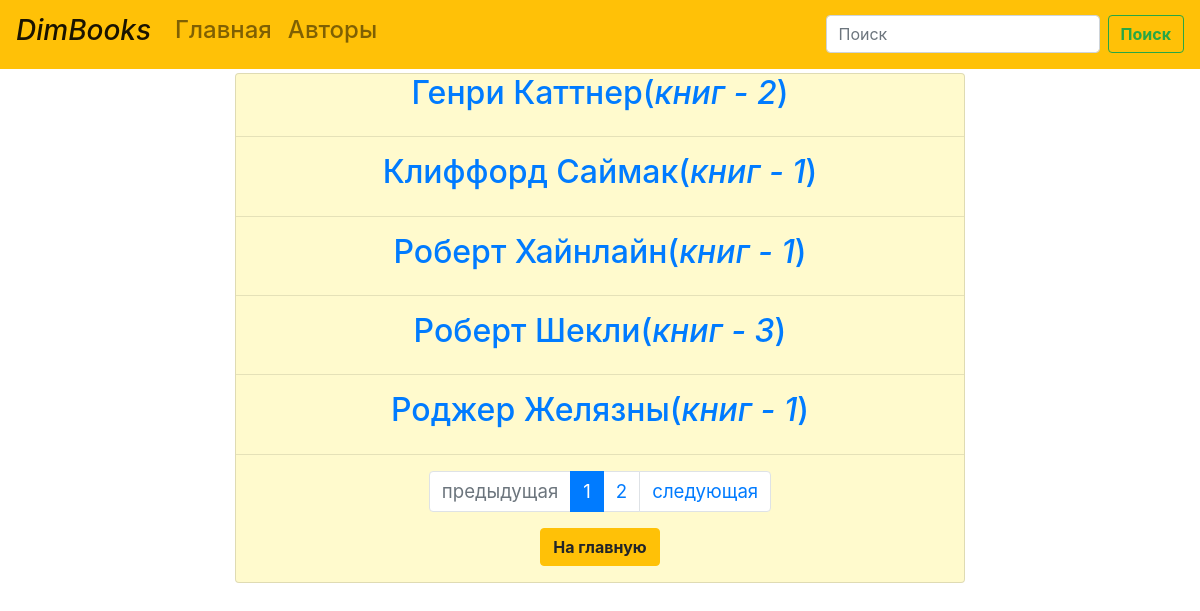
Screenshot of /authors/ with the database file from the repository.
### library/models.py (models this page shows, shortened)
class Author(models.Model):
	name = models.CharField(max_length=50)
	slug = models.SlugField(max_length=50, unique=True)
	image = models.CharField(max_length=5000, blank=True)
	about = models.TextField(blank=True)
	class Meta:
		verbose_name = 'автора'
		verbose_name_plural = 'Авторы'
		ordering = ['name']

class Book(models.Model):
	title = models.CharField(max_length=150)
	slug = models.SlugField(max_length=150, unique=True)
	image = models.CharField(max_length=5000)
	author = models.ForeignKey('Author', on_delete=models.DO_NOTHING, related_name='books', blank=True)
	annotation = models.TextField(blank=True)
	text = models.TextField()
	pub_date = models.DateTimeField(auto_now_add=True)
	objs_on_page = 3
	class Meta:
		verbose_name = 'книгу'
		verbose_name_plural = 'Книги'
		ordering = ['-pub_date']

### library/views.py (the view)
# urls.py: path('authors/', authors_list, name='authors_list_url'),
def authors_list(request):
	authors = Author.objects.all()
	context = pagination(request, authors, 5)
	return render(request, 'library/authors_list.html', context)

### library/utils.py (called while the page is built)
def pagination(request, objs, objs_on_page):
	paginator = Paginator(objs, objs_on_page)
	page_number = request.GET.get('page', 1)
	page = paginator.get_page(page_number)
	is_paginated = page.has_other_pages()
	if page.has_previous():
		prev_url = f'?page={page.previous_page_number()}'
	else:
		prev_url = ''
	if page.has_next():
		next_url = f'?page={page.next_page_number()}'
	else:
		next_url = ''
	return {
		'page': page,
		'is_paginated': is_paginated,
		'prev_url': prev_url,
		'next_url': next_url
	}

### library/templates/library/authors_list.html (shortened to what this page needs)
{% extends 'library/base.html' %}
{% block read %}
	<div class="card mb-3">
		{% for author in page %}
			<h2 align='center'><a href="{% url 'author_page_url' slug=author.slug %}">{{author.name}}(<i>книг - {{author.books.all|length}}</i>)</a></h2>
			<hr>
		{% endfor %}
		{% include 'library/includes/pagination1.html' %}
		<p align='center'>
			<a href="{% url 'books_list_url' %}" class="btn btn-warning">На главную</a>
		</p>
	</div>
{% endblock %}

### library/static/css/styles.css (style rules this page uses)
.card { font-size: 14pt; background-color: #FFFACD; }
.btn { font-weight: bold; }

### library/templates/library/authors_list.html (style rules this page uses)
body { background-image: url(https://lh3.googleusercontent.com/j4rLfu8uDmbEHr6WzydyNELISJ_RtsI3ys3R1ulAeO_vRTQNRtSOgVPpLULkwJlZVE67lzrhRgfXhUZiEL-vbjvjqJN7VISAqxv6qHj50jskLgpRaYsxv9QxnzYVhxsX1UAJs5KLhNBkPcfNI8VenmnwDDV6WTVQIBABKH_o73euvaH9084wJ2WmumYkWIahW_rKUG3UL0Yiq-yalOz9LhCUwLvqZrmfyOxIXU0xcdgCXc5RpqCpsYSiVc8ObDU9JpaOOk_pCg0c_wYvVxsMedDXMGzH6PYTHgjJVTpx-ZffoTDPGsuO1YSpkN4XnoqIOaUJiecqNfoyJu4n2qXVVcLlKcHZv7lbSxgsyt6OMO-wdumZ-gXYiCMET2Q0OM3B0Mdb__W5uFPTzmKTZAv9EbW0BRed6wCBESVfgQGLLgu9VyvsHpmQlwJF3KvwqwRbTCCVay-hKnJQhPTbw5j7ogYAdlbVMxutAQ1xi78s3hJpCWht3xcn3hMVKkTX5i5wfWNiz-wFRNiBnsUWZmz91nwFYN3r5zNrEVX8BaIUidaRhbJcvKQtW_Qf9qF27DB19L9lxBL_G4yz9KLG7S5vOd0xwJuMNXoZCWJmaZPhLUhMdehNjpFZRQM0gDEMteSdAPCNI1IhI-ZCN2S218ZufKZFY_iEwmat81vRf4KezGVG6qSFGAK3gBYPIk6GRt107wyZKuzwhTi9s0FD6QcB8Wk=w1280-h854-no?authuser=0); background-size: 100%; background-attachment: fixed; }

### rows the page displays
Author: name "Генри Каттнер", books.all|length "2"
Author: name "Клиффорд Саймак", books.all|length "1"
Author: name "Роберт Хайнлайн", books.all|length "1"
Author: name "Роберт Шекли", books.all|length "3"
Author: name "Роджер Желязны", books.all|length "1"

### other values shown
{{ n }} "1"
{{ n }} "2"
